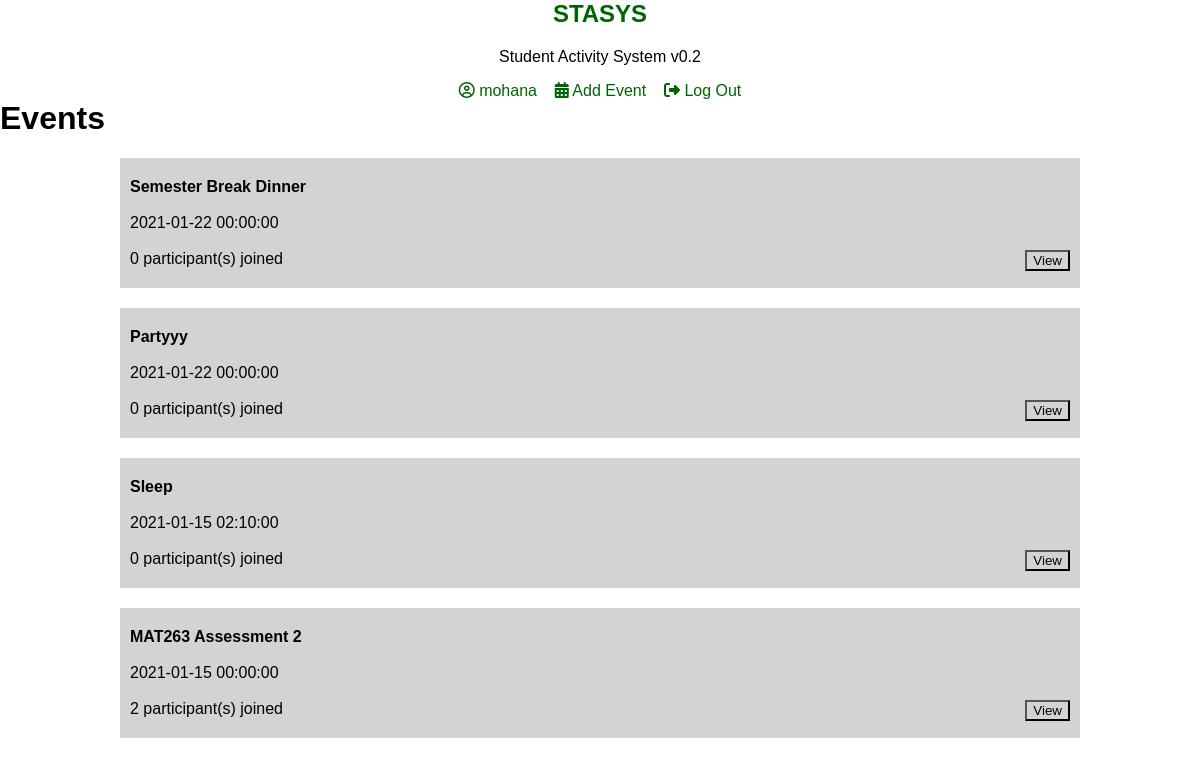
Page /home.php (signed in) on the committed database.
### tables this page shows
CREATE TABLE `user` (
  `id` int(5) NOT NULL,
  `un` varchar(50) NOT NULL,
  `pw` varchar(50) NOT NULL,
  `mat_id` varchar(10) NOT NULL,
  `name` varchar(50) NOT NULL,
  `prog` varchar(10) NOT NULL,
  `part` int(2) NOT NULL,
  `created` date NOT NULL DEFAULT current_timestamp()
);

CREATE TABLE `event` (
  `id` int(5) NOT NULL,
  `title` varchar(100) NOT NULL,
  `info` varchar(255) NOT NULL,
  `date_time` datetime NOT NULL,
  `quota` int(5) NOT NULL,
  `u_id` int(5) NOT NULL,
  `created` date NOT NULL DEFAULT current_timestamp()
);

### home.php (the view, shortened to what this page needs)
<?php
	include("config.php");
	$sqluser = "SELECT * FROM user WHERE id ='".$_SESSION['id']."'";
	$query_user = $conn->query($sqluser);
	$rowuser = $query_user->fetch_assoc();
?>
<html>
	<head>
		<link rel="stylesheet" type="text/css" href="./styles.css"/>
	</head>
	<body>
		<nav align="center" class="align-center">
			<a href="home.php"><h1>STASYS</h1></a>
			<p>Student Activity System v0.2</p>
			<a href="user_profile.php"><i class="fa fa-user-circle-o" aria-hidden="true"></i> <?php echo $rowuser['un']; ?></a>&nbsp;&nbsp;&nbsp;
			<a href="event_add.php"><i class="fa fa-calendar" aria-hidden="true"></i> Add Event</a>&nbsp;&nbsp;&nbsp;
			<a href="logout.php"><i class="fa fa-sign-out" aria-hidden="true"></i> Log Out</a>
		</nav>
		<div class="box-base">
			<h1>Events</h1>
		<?php
			$result = mysqli_query($conn, "SELECT * FROM event ORDER BY date_time DESC");
			while($rows=mysqli_fetch_array($result)){
			$count = mysqli_fetch_assoc(mysqli_query($conn, "SELECT COUNT(u_id) as count FROM participation WHERE e_id = ".$rows['id']."")); ?>
	<div class="box-event">
				<b><?php echo $rows['title']; ?></b><br/><br/>
				<?php echo $rows['date_time']; ?><br/><br/>
				<?php
					echo $count['count'].' participant(s) joined';
				?>
				<a href="event.php?no=<?php echo $rows['id']; ?>"><input type="button" style="float: right" value="View"/></a>
			</div>
		<?php } ?>
</div>
	</body>
</html>

### styles.css (style rules this page uses)
* { background-color: #ffffff00; box-sizing: border-box; font-family: 'Arial'; margin-left: 0; margin-right: 0; margin-top: 0; scroll-behavior: smooth; }
nav a { color: darkgreen; text-decoration: none; }
.align-center { width: 50%; margin: auto; }
.box-base { padding: 0; margin: 0 auto 0 auto; width: 1200px; }
.box-event { background-color: lightgray; padding: 20px 10px 20px 10px; margin: 20px auto 20px auto; width: 960px; }

### rows in the picture
user: un "mohana"
event: title "Semester Break Dinner", date_time "2021-01-22 00:00:00", count "0"
event: title "Partyyy", date_time "2021-01-22 00:00:00", count "0"
event: title "Sleep", date_time "2021-01-15 02:10:00", count "0"
event: title "MAT263 Assessment 2", date_time "2021-01-15 00:00:00", count "2"
